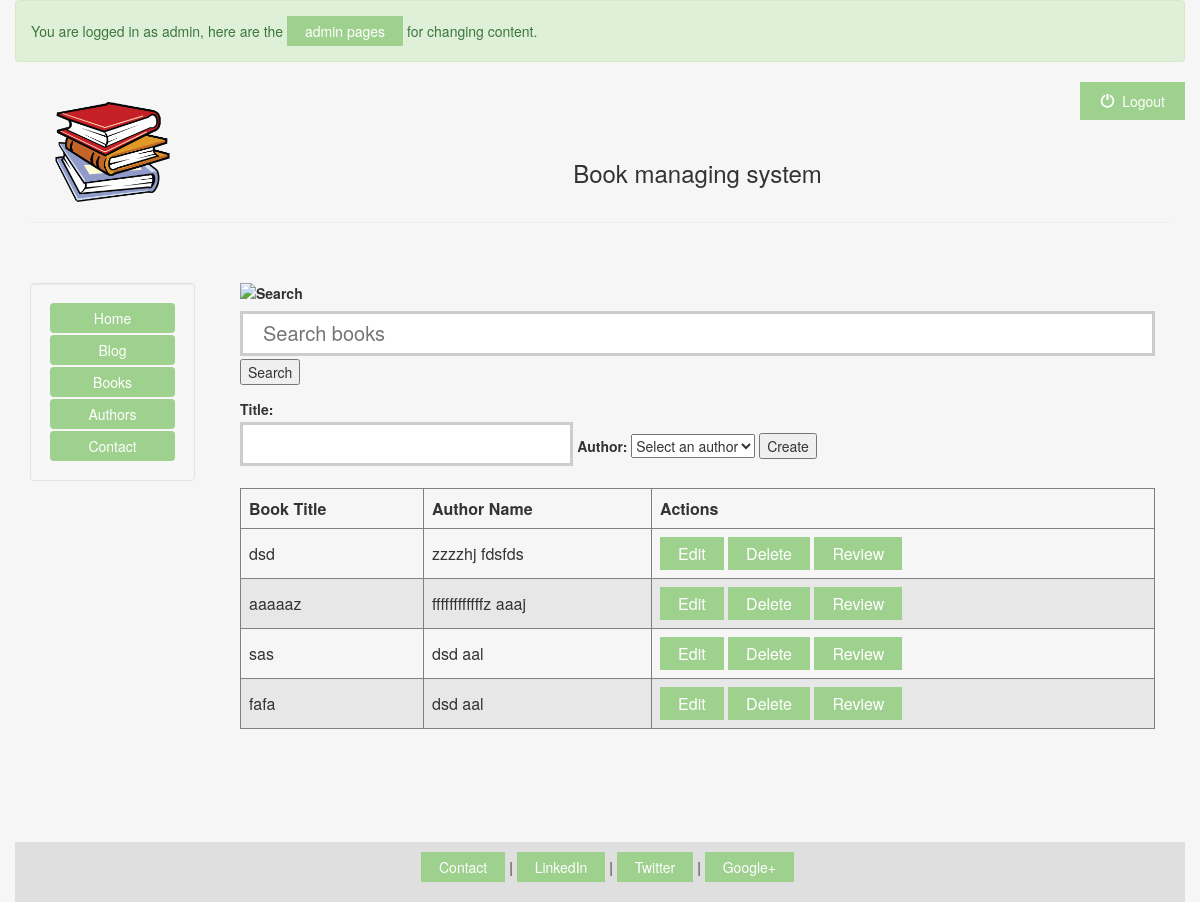
/books/ (signed in), run on an earlier commit of the app's database.
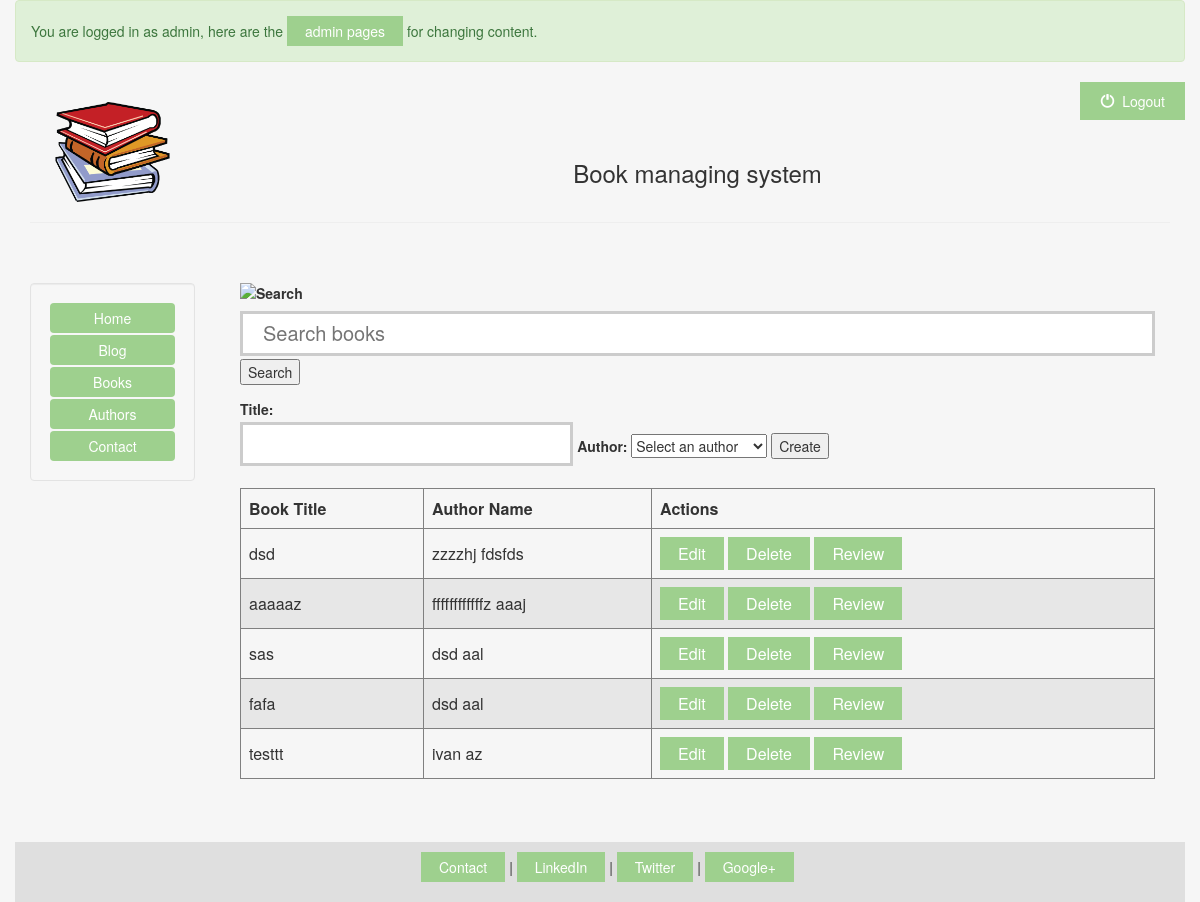
And on a later commit of the database.
### books/models.py (models this page shows, shortened)
class Book(models.Model):
    user = models.ForeignKey(User, default=1)
    title = models.CharField(max_length=100, null=True)
    author = models.ForeignKey('Author', on_delete=models.CASCADE, null=True)

class Author(models.Model):
    first_name = models.CharField(max_length=50, null=True)
    last_name = models.CharField(max_length=50, null=True)

### books/views.py (the view)
def index(request):
    if not request.user.is_authenticated():
        return render(request, 'books/login.html')
    else:
        books = Book.objects.all()
        context = {'results': books, 'authors': Author.objects.all()}
        return render(request, 'books/index.html', context)

### books/templates/books/index.html (shortened to what this page needs)
{% extends "personal/header.html" %}
{% block content %}
<body>
<form method="GET" action='/books/search'>
<div>
	<label for="searchbar">
	<img src="/static/admin/img/search.svg" alt="Search">
	</label>
	<input type="text" name="q" id=search placeholder="Search books" />
	<input type="submit" value="Search" />
</div>
</form>
<form action="/books/create_book" method="post">
	<label for="title">Title: <input type="text" name="title" id="title" /></label>
    <label class="required" for="author">Author:</label>
    <select id="author" name="author">
    <option value="Z">Select an author</option>
        </select>
	<input type="submit" value="Create" />
</form>
<div style="overflow-x:auto;">
<div class="booksbar">
<table border = "1">
	<thead>
	<tr>
		<th>Book Title</th>
		<th>Author Name</th>
		<th>Actions</th>
	</tr>
	</thead>
	<tbody>
		{% for book in results %}
		<tr>
			<td>{{ book.title }}</td>
			<td>{{ book.author.first_name }} {{ book.author.last_name }}</td>
			<td><a href="/books/edit_book/{{ book.id }}">Edit</a>
                <a href="/books/delete_book/{{ book.id }}">Delete</a>
                <a href="/books/add_review_to_book/{{ book.id }}">Review</a></td>
		</tr>
		{% endfor %}
	</tbody>
	</table>
	</div>
</div>
	</body>
{% endblock %}

What changed in the data, as far as the page shows it:
added Book: title "testtt", author.first_name "ivan", author.last_name "az"
